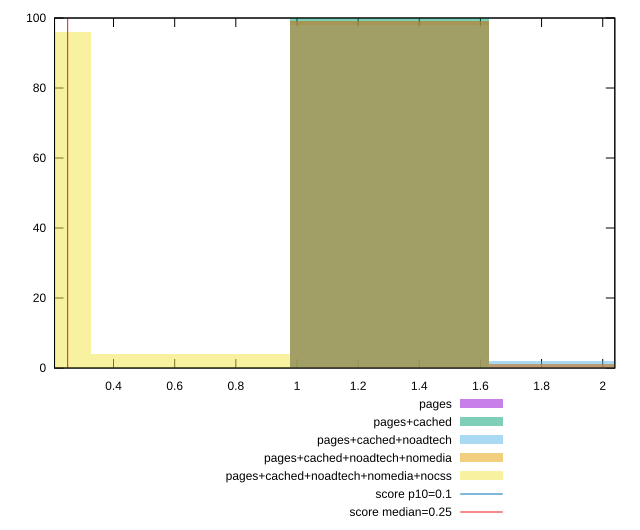

Write gnuplot code to recreate this figure.
reset

$pages <<EOF
1.3032166530398843 99
1.9548249795598265 1
EOF

$pagesCached <<EOF
1.3032166530398843 100
EOF

$pagesCachedNoadtech <<EOF
1.3032166530398843 98
1.9548249795598265 2
EOF

$pagesCachedNoadtechNomedia <<EOF
1.3032166530398843 99
1.9548249795598265 1
EOF

$pagesCachedNoadtechNomediaNocss <<EOF
0 96
0.6516083265199422 4
EOF

set key outside below
set boxwidth 0.6516083265199422
set xrange [0.20706671820746528:2.0395882941351995]
set yrange [0:100]
set trange [0:100]
set style fill transparent solid 0.5 noborder

set parametric
set terminal svg size 640, 530 enhanced background rgb 'white'
set output "report_00009_2021-02-08T22-37-41.559Z/cumulative-layout-shift/comparison/histogram/all_raw.svg"

plot $pages title "pages" with boxes, \
     $pagesCached title "pages+cached" with boxes, \
     $pagesCachedNoadtech title "pages+cached+noadtech" with boxes, \
     $pagesCachedNoadtechNomedia title "pages+cached+noadtech+nomedia" with boxes, \
     $pagesCachedNoadtechNomediaNocss title "pages+cached+noadtech+nomedia+nocss" with boxes, \
     0.1,t title "score p10=0.1", \
     0.25,t title "score median=0.25"

reset
